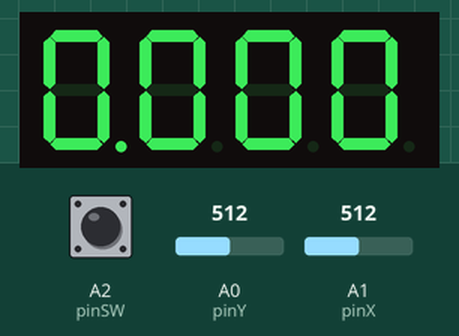
The sketch below on a simulated Arduino Uno, built with avr-gcc and run on an emulated ATmega328P. On the bench: 4-digit seven-segment display. Wiring (inferred from the names in the program): 4-digit 7-segment display, segments lit when HIGH: segments pin 12, pin 8, pin 5, pin 3, pin 2, pin 11, pin 6, pin 4; digit selects pin 7, pin 9, pin 10, pin 13. Inputs (shaded band) come from the test bench; at power-on: A1 (pinX) = 512, A0 (pinY) = 512, A2 (pinSW) HIGH. The segment pins are drawn as the display they are named for.

Above: at 1.2 s.
1.3 s: A1 (pinX) set to 610
At 1.7 s:
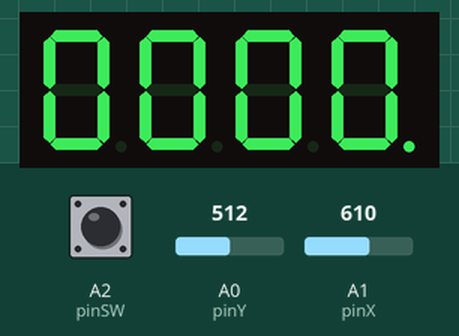
Timing chart, 0 to 4.3 s (numbered marks = the images above; inputs shaded):
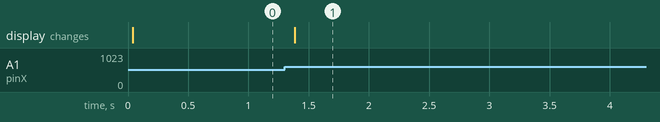

Measured:
- after the input at 1.3 s, the display: changes after 0.09 s (image 1)

The sketch:

4Digit7segmnetDisplay.ino
```cpp
const int pinA = 12;
const int pinB = 8;
const int pinC = 5;
const int pinD = 3;
const int pinE = 2;
const int pinF = 11;
const int pinG = 6;
const int pinDP = 4;
const int pinD1 = 7;
const int pinD2 = 9;
const int pinD3 = 10;
const int pinD4 = 13;

const int pinSW = A2; // digital pin connected to switch output
const int pinX = A1; // A1 - analog pin connected to X output
const int pinY = A0; // A0 - analog pin connected to Y output
int switchValue = 1;
int xValue = 0;
int yValue = 0;
int swValue = 0;
int lastSwState = 1;
int swState;

int minThreshold = 400;
int maxThreshold = 600;
bool lock = false;
bool joyMoved = false;
bool joyMovedy = false;
int newPosition = 0;
bool dpBlink = false;

unsigned long dpTime = 0;
unsigned long lastDebounceTime = 0; // the last time the output pin was toggled
unsigned long debounceDelay = 50; // the debounce time; increase if the output flickers

const int segSize = 8;
const int noOfDisplays = 4;
const int noOfDigits = 10;

int dpState = LOW;
int location = 0;


int segments[segSize] = {
pinA, pinB, pinC, pinD, pinE, pinF, pinG, pinDP
};

// digits array, to switch between them easily
int digits[noOfDisplays] = {
pinD1, pinD2, pinD3, pinD4
};

int digitsValues[noOfDisplays] = {
0, 0 ,0, 0
};

byte digitMatrix[noOfDigits][segSize - 1] = {
// a b c d e f g
{1, 1, 1, 1, 1, 1, 0}, // 0
{0, 1, 1, 0, 0, 0, 0}, // 1
{1, 1, 0, 1, 1, 0, 1}, // 2
{1, 1, 1, 1, 0, 0, 1}, // 3
{0, 1, 1, 0, 0, 1, 1}, // 4
{1, 0, 1, 1, 0, 1, 1}, // 5
{1, 0, 1, 1, 1, 1, 1}, // 6
{1, 1, 1, 0, 0, 0, 0}, // 7
{1, 1, 1, 1, 1, 1, 1}, // 8
{1, 1, 1, 1, 0, 1, 1} // 9
};

void displayNumber(byte digit, byte decimalPoint) {
  for (int i = 0; i < segSize - 1; i++) {
    digitalWrite(segments[i], digitMatrix[digit][i]);
  }

  // write the decimalPoint to DP pin
  digitalWrite(segments[segSize - 1], decimalPoint);
}

// activate the display no. received as param
void showDigit(int num) {
  for (int i = 0; i < noOfDisplays; i++) {
    digitalWrite(digits[i], HIGH);
  }

  digitalWrite(digits[num], LOW);
}

void buttonState(){
  swValue = digitalRead(pinSW);

  if (swValue != lastSwState) {
    // reset the debouncing timer
    lastDebounceTime = millis();
  }

  if ((millis() - lastDebounceTime) > debounceDelay) {
    // if the button state has changed:
    if (swValue != swState) {
      swState = swValue;
      if (swState == 1) {
        lock = !lock;
      }
    }
  }
  lastSwState = swValue;
}

void changeDigit(){
  xValue = analogRead(pinX);

  if (xValue > maxThreshold && lock == true && joyMoved == false){
    newPosition--;
    if (newPosition == -1){
      newPosition = noOfDisplays - 1;
    }
    showDigit(newPosition);
    displayNumber(digitsValues[newPosition], HIGH);
    joyMoved = true;
  }

  if (xValue < minThreshold && lock == true && joyMoved == false){
    newPosition++;
    if (newPosition == noOfDisplays){
      newPosition = 0;
    }
    showDigit(newPosition);
    displayNumber(digitsValues[newPosition], HIGH);
    joyMoved = true;
  }

  if (xValue >= minThreshold && xValue <= maxThreshold) {
    joyMoved = false;
  }
}

void changeValueDigit(){
  yValue = analogRead(pinY);
  //blink the DP

  if (yValue > maxThreshold && lock == false && joyMovedy == false){
    if(digitsValues[newPosition] < 9){
      digitsValues[newPosition]++;
    }
    else{
      digitsValues[newPosition] = 0;
    }
    showDigit(newPosition);
    displayNumber(digitsValues[newPosition], HIGH);
    joyMovedy = true;
  }

  if (yValue < minThreshold && lock == false && joyMovedy == false){
    if(digitsValues[newPosition] > 0){
      digitsValues[newPosition]--;
    }
    else{
      digitsValues[newPosition] = 9;
    }
    showDigit(newPosition);
    displayNumber(digitsValues[newPosition], HIGH);
    joyMovedy = true;
    //Serial.println(digitsValues[newPosition]);

  }

  if (yValue >= minThreshold && yValue <= maxThreshold) {
    joyMovedy = false;
  }
}

void setValueDigits(){
  //assigning values
  for (int i = 0; i < 4; i++) {
    showDigit(i);
    if (i == newPosition){
      displayNumber(digitsValues[i], HIGH);
    }
    else{
      displayNumber(digitsValues[i], LOW);
    }

    delay(5);
  }
}

void setup() {
  pinMode(pinSW, INPUT_PULLUP);

  for (int i = 0; i < segSize; i++){
    pinMode(segments[i], OUTPUT);
  }

  for (int i = 0; i < noOfDisplays; i++){
    pinMode(digits[i], OUTPUT);
  }

  Serial.begin(9600);
}

void loop(){
  dpTime = millis();

  setValueDigits();

  buttonState();

  changeDigit();

  changeValueDigit();

  if (millis() - dpTime == 2000){
    Serial.println("A");
    if (dpBlink == false){
      showDigit(newPosition);
      displayNumber(digitsValues[newPosition], HIGH);
      dpBlink = true;
    }
    else{
      showDigit(newPosition);
      displayNumber(digitsValues[newPosition], LOW);
      dpBlink = false;
    }
  }
}
```
